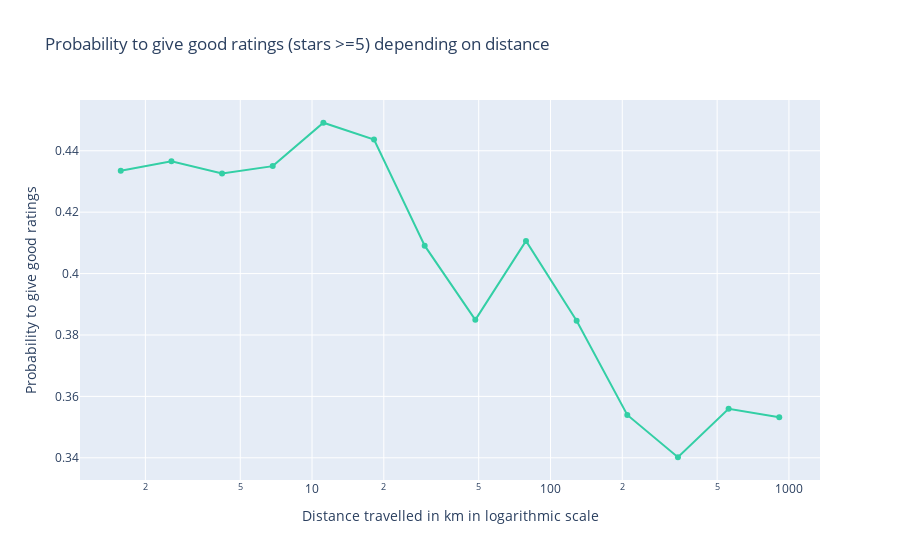

Notebook source saved alongside this figure:
### Code cell
# Initialize figure
fig = go.Figure()

# Add Traces
fig.add_trace(
    go.Scatter(x=y_,
               y=x_,
               line=dict(color="#33CFA5")))

# Define axies
fig.update_xaxes(title_text="Distance travelled in km in logarithmic scale", type="log")
fig.update_yaxes(title_text="Probability of giving good ratings") 
# Set title
fig.update_layout(title_text="Probability of giving good ratings (stars >=5) depending on distance")
fig.show()

### Figure 1 — Plotly figure (JSON) as saved in the notebook; plotly's stock layout.template omitted (floating-point values rounded to 4 significant figures)
{"data": [{"line": {"color": "#33CFA5"}, "type": "scatter", "x": [1.577, 2.572, 4.195, 6.841, 11.16, 18.2, 29.68, 48.4, 78.94, 128.7, 210.0, 342.4, 558.4, 910.7], "y": [0.4335, 0.4366, 0.4326, 0.435, 0.4491, 0.4436, 0.4091, 0.3849, 0.4106, 0.3846, 0.354, 0.3402, 0.3559, 0.3532]}], "layout": {"title": {"text": "Probability to give good ratings (stars >=5) depending on distance"}, "xaxis": {"title": {"text": "Distance travelled in km in logarithmic scale"}, "type": "log"}, "yaxis": {"title": {"text": "Probability to give good ratings"}}}}
